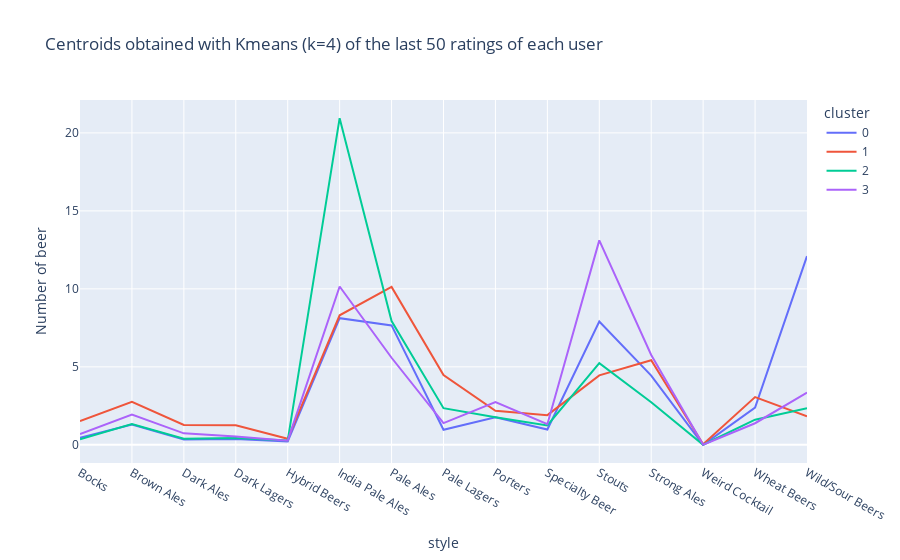

Notebook code cell kept with this figure:
### Code cell
fig = px.line(df_cluster_beer_last, x="style", y="Number of beer", color="cluster", title="Centroids obtained with Kmeans (k=4) of the last 50 ratings of each user")
#fig = px.line(df_cluster_beer, x="style", y=1)
fig.show()
fig.write_html("centroid_last.html")

### Figure 1 — Plotly figure (JSON) as saved in the notebook; plotly's stock layout.template omitted (floating-point values rounded to 4 significant figures)
{"data": [{"hovertemplate": "cluster=0<br>style=%{x}<br>Number of beer=%{y}<extra></extra>", "legendgroup": "0", "line": {"color": "#636efa", "dash": "solid"}, "marker": {"symbol": "circle"}, "mode": "lines", "name": "0", "orientation": "v", "showlegend": true, "type": "scatter", "x": ["Bocks", "Brown Ales", "Dark Ales", "Dark Lagers", "Hybrid Beers", "India Pale Ales", "Pale Ales", "Pale Lagers", "Porters", "Specialty Beer", "Stouts", "Strong Ales", "Weird Cocktail", "Wheat Beers", "Wild/Sour Beers"], "xaxis": "x", "y": [0.4474, 1.298, 0.3421, 0.3772, 0.2105, 8.123, 7.658, 0.9649, 1.763, 0.9825, 7.904, 4.439, 3.469e-18, 2.395, 12.1], "yaxis": "y"}, {"hovertemplate": "cluster=1<br>style=%{x}<br>Number of beer=%{y}<extra></extra>", "legendgroup": "1", "line": {"color": "#EF553B", "dash": "solid"}, "marker": {"symbol": "circle"}, "mode": "lines", "name": "1", "orientation": "v", "showlegend": true, "type": "scatter", "x": ["Bocks", "Brown Ales", "Dark Ales", "Dark Lagers", "Hybrid Beers", "India Pale Ales", "Pale Ales", "Pale Lagers", "Porters", "Specialty Beer", "Stouts", "Strong Ales", "Weird Cocktail", "Wheat Beers", "Wild/Sour Beers"], "xaxis": "x", "y": [1.519, 2.756, 1.272, 1.252, 0.3856, 8.306, 10.12, 4.473, 2.188, 1.905, 4.455, 5.424, 0.04113, 3.064, 1.835], "yaxis": "y"}, {"hovertemplate": "cluster=2<br>style=%{x}<br>Number of beer=%{y}<extra></extra>", "legendgroup": "2", "line": {"color": "#00cc96", "dash": "solid"}, "marker": {"symbol": "circle"}, "mode": "lines", "name": "2", "orientation": "v", "showlegend": true, "type": "scatter", "x": ["Bocks", "Brown Ales", "Dark Ales", "Dark Lagers", "Hybrid Beers", "India Pale Ales", "Pale Ales", "Pale Lagers", "Porters", "Specialty Beer", "Stouts", "Strong Ales", "Weird Cocktail", "Wheat Beers", "Wild/Sour Beers"], "xaxis": "x", "y": [0.3598, 1.331, 0.3933, 0.4435, 0.2762, 20.95, 7.937, 2.351, 1.766, 1.247, 5.234, 2.736, 0.008368, 1.615, 2.356], "yaxis": "y"}, {"hovertemplate": "cluster=3<br>style=%{x}<br>Number of beer=%{y}<extra></extra>", "legendgroup": "3", "line": {"color": "#ab63fa", "dash": "solid"}, "marker": {"symbol": "circle"}, "mode": "lines", "name": "3", "orientation": "v", "showlegend": true, "type": "scatter", "x": ["Bocks", "Brown Ales", "Dark Ales", "Dark Lagers", "Hybrid Beers", "India Pale Ales", "Pale Ales", "Pale Lagers", "Porters", "Specialty Beer", "Stouts", "Strong Ales", "Weird Cocktail", "Wheat Beers", "Wild/Sour Beers"], "xaxis": "x", "y": [0.6886, 1.939, 0.7368, 0.5395, 0.2675, 10.15, 5.583, 1.39, 2.75, 1.325, 13.11, 5.763, 0.01316, 1.386, 3.355], "yaxis": "y"}], "layout": {"legend": {"title": {"text": "cluster"}, "tracegroupgap": 0}, "title": {"text": "Centroids obtained with Kmeans (k=4) of the last 50 ratings of each user"}, "xaxis": {"anchor": "y", "domain": [0, 1], "title": {"text": "style"}}, "yaxis": {"anchor": "x", "domain": [0, 1], "title": {"text": "Number of beer"}}}}
